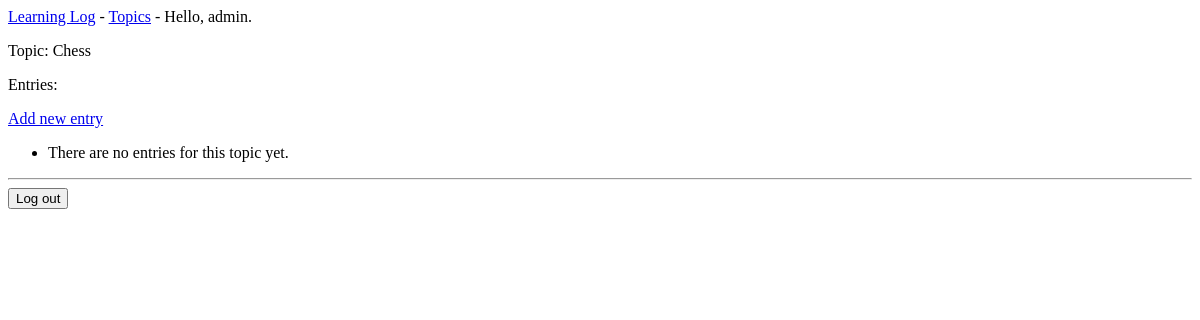
The page /topics/2/ (signed in) on the database as committed earlier.
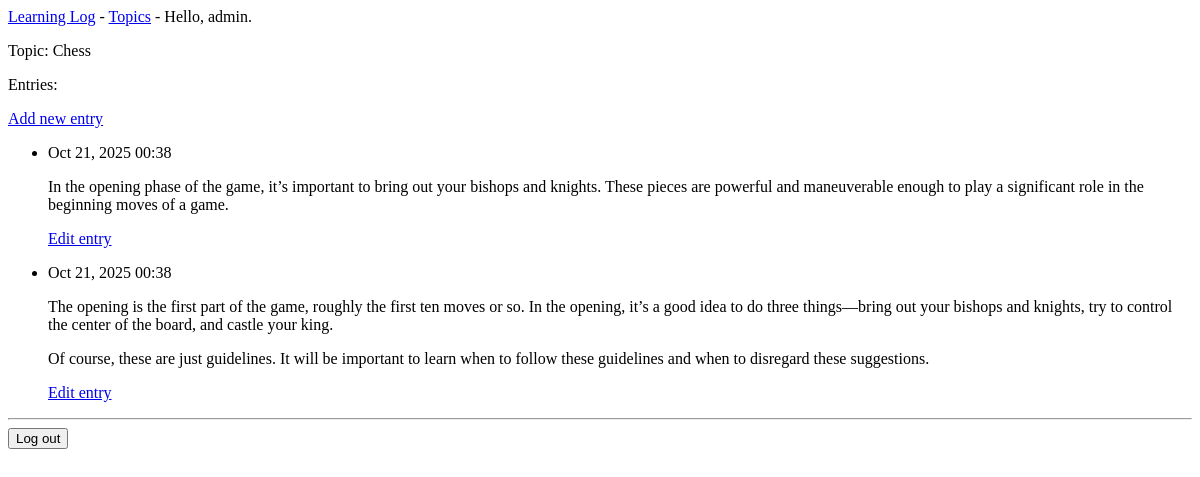
The same page on the database as committed later.
### learning_logs/models.py (models this page shows, shortened)
class Topic(models.Model):
    text = models.CharField(max_length=200)
    date_added = models.DateTimeField(auto_now_add=True)
    owner = models.ForeignKey(User, on_delete=models.CASCADE)

class Entry(models.Model):
    topic = models.ForeignKey('Topic', on_delete=models.CASCADE)
    text = models.TextField()
    date_added = models.DateTimeField(auto_now_add=True)
    class Meta:
        verbose_name_plural = 'entries'

### learning_logs/views.py (the view)
# urls.py: path('topics/<int:topic_id>/', views.topic, name='topic'),
@login_required
def topic(request, topic_id):
    topic = Topic.objects.get(id=topic_id)
    if topic.owner != request.user:
        raise Http404
    entries = topic.entry_set.order_by('-date_added')
    context = {'topic': topic, 'entries': entries}
    return render(request, 'learning_logs/topic.html', context)

### learning_logs/templates/learning_logs/topic.html
{% extends 'learning_logs/base.html' %}
{% block content %}
    <p>Topic: {{ topic.text }}</p>
    <p>Entries:</p>
    <p>
    <a href="{% url 'learning_logs:new_entry' topic.id %}">Add new entry</a>
    </p>
    <ul>
        {% for entry in entries %}
            <li>
                <p>{{ entry.date_added|date:'M d, Y H:i' }}</p>
                <p>{{ entry.text|linebreaks }}</p>
                <p>
                    <a href="{% url 'learning_logs:edit_entry' entry.id %}">
                    Edit entry</a></p>
            </li>
        {% empty %}
            <li>There are no entries for this topic yet.</li>
    {% endfor %}
    </ul>
{% endblock content %}

### learning_logs/templates/learning_logs/base.html (shortened to what this page needs)
<p>
    <a href="{% url 'learning_logs:index' %}">Learning Log</a> -
    <a href="{% url 'learning_logs:topics' %}">Topics</a> -
    {% if user.is_authenticated %}
        Hello, {{ user.username }}.
    {% else %}
        <a href="{% url 'accounts:register' %}">Register</a> -
        <a href="{% url 'accounts:login' %}">Log in</a>
    {% endif %}
</p>
{% block content %}{% endblock content %}
{% if user.is_authenticated %}
  <hr />
  <form action="{% url 'accounts:logout' %}" method='post'>
    <button name='submit'>Log out</button>
  </form>
{% endif %}

Rows that differ between the two databases and show on the page:
added Entry: date_added "Oct 21, 2025 00:38", text "In the opening phase of the game, it’s important to bring out your bishops and knights. These pieces are powerful and maneuverable enough to play a significant role in the beginning moves of a game."
added Entry: date_added "Oct 21, 2025 00:38", text "The opening is the first part of the game, roughly the first ten moves or so. In the opening, it’s a good idea to do three things—bring out your bishops and knights, try to control the center of the board, and castle your king. Of course, these are just guidelines. It will be important to learn when to follow these guidelines and when to disregard these suggestions."
Other text that changed with them:
text no longer shown: "There are no entries for this topic yet."
